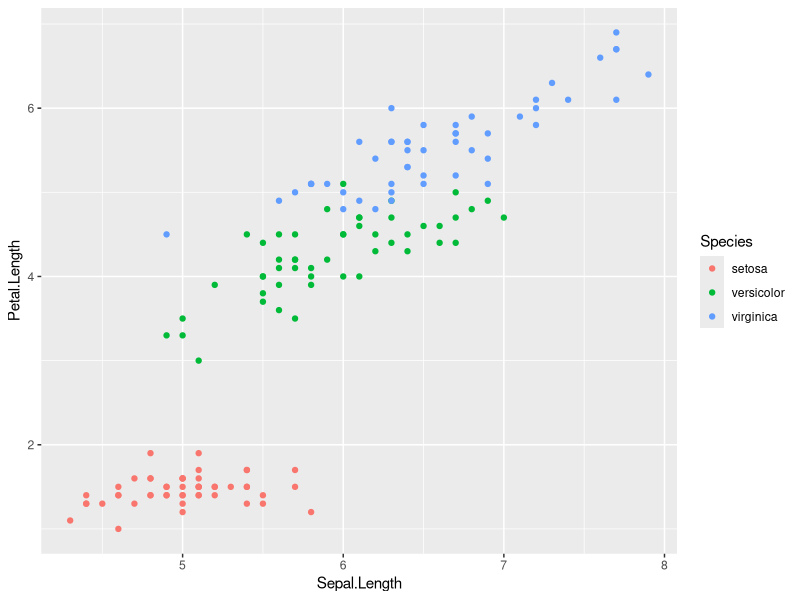
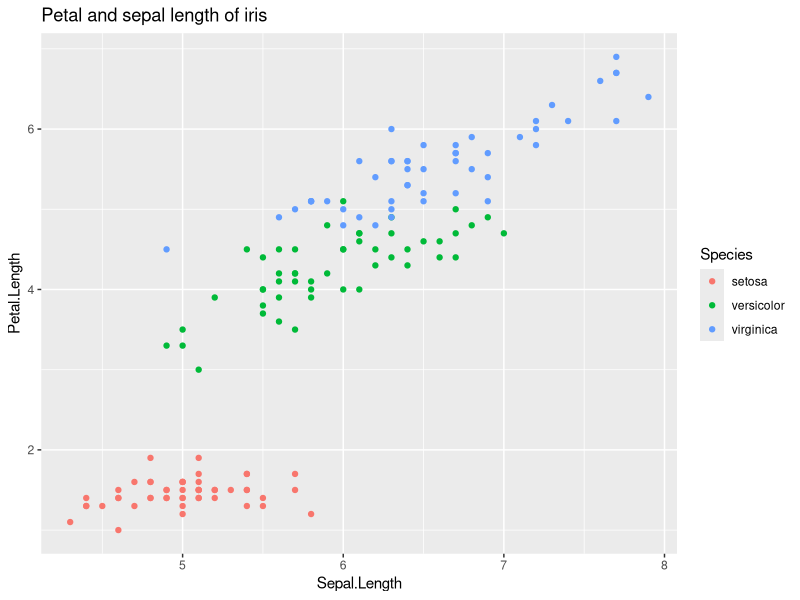
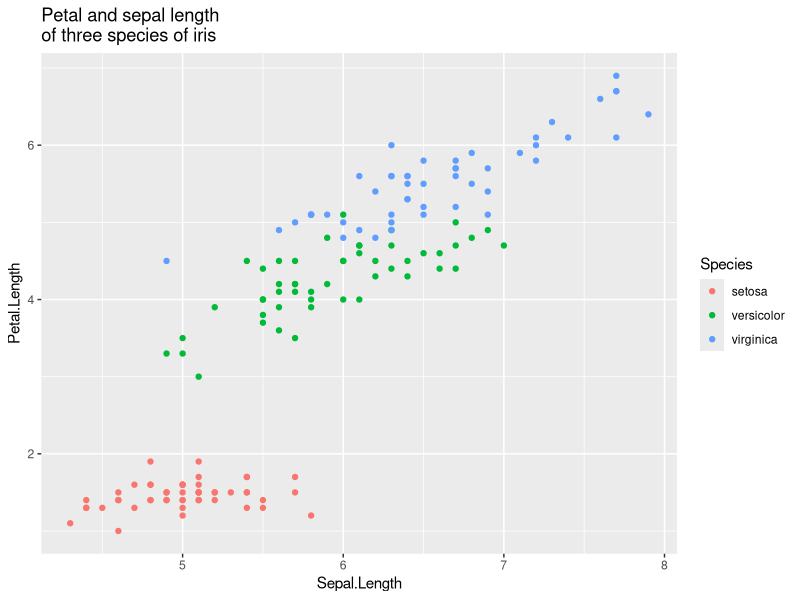
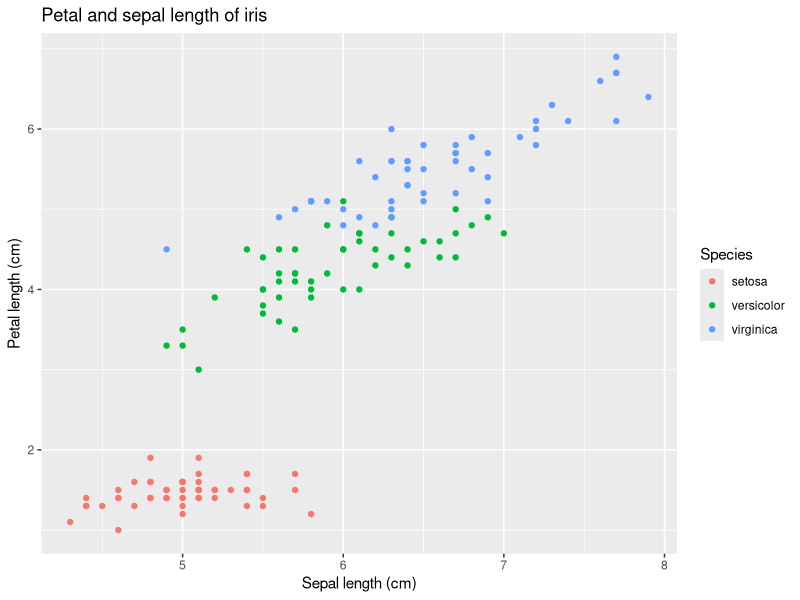

Reproduce these figures in R, in order.
# Load ggplot
library(ggplot2)

# Read in dataset
data(iris)

# Plot
IrisPlot <- ggplot(iris, aes(Sepal.Length, Petal.Length, colour=Species)) + geom_point() 
print(IrisPlot)

# Modify title
print(IrisPlot + ggtitle("Petal and sepal length of iris"))

print(IrisPlot + ggtitle("Petal and sepal length \nof three species of iris"))

# Modify axis labels
print(IrisPlot + labs(y="Petal length (cm)", x = "Sepal length (cm)") + ggtitle("Petal and sepal length of iris"))

